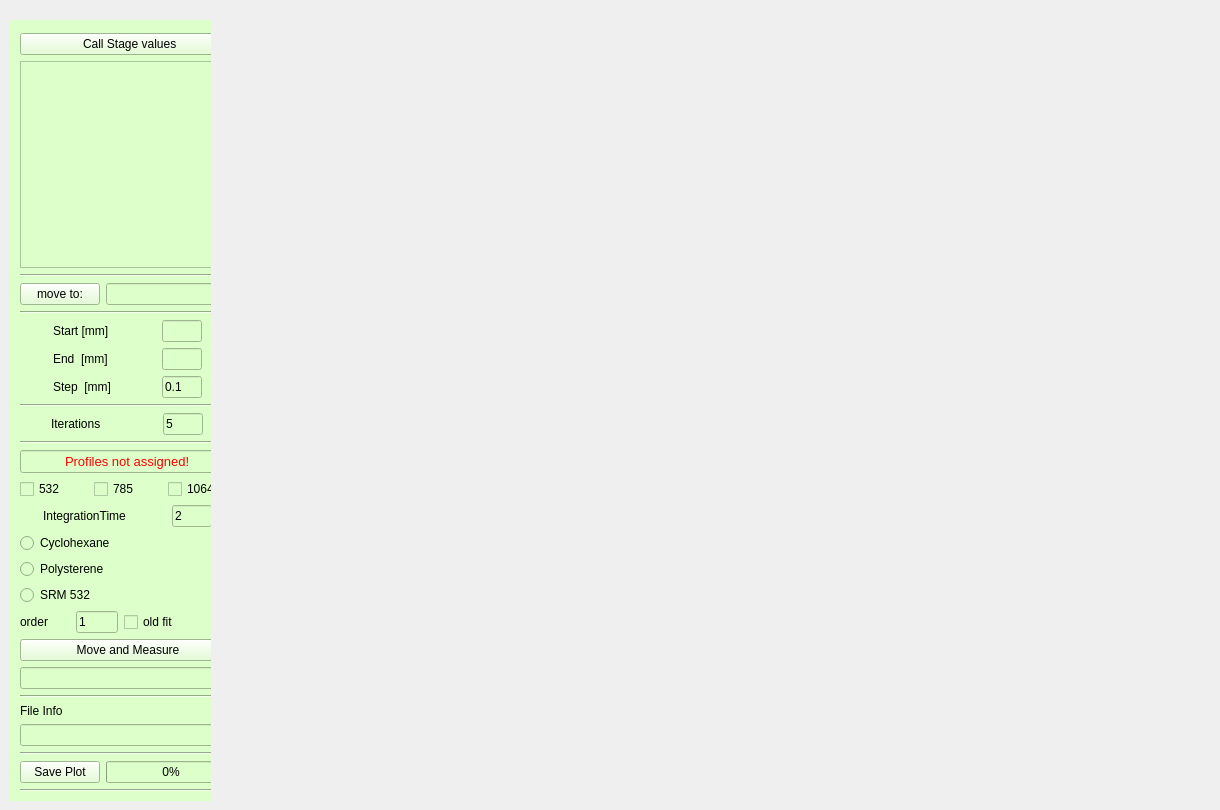
      <widget class="QWidget" name="tab_6">
       <attribute name="title">
        <string>Stage</string>
       </attribute>
       <widget class="QWidget" name="horizontalLayoutWidget_3">
        <property name="geometry">
         <rect>
          <x>10</x>
          <y>20</y>
          <width>201</width>
          <height>781</height>
         </rect>
        </property>
        <layout class="QHBoxLayout" name="horizontalLayout_51">
         <item>
          <widget class="QWidget" name="widget_5" native="true">
           <property name="styleSheet">
            <string notr="true">background-color: rgb(221, 255, 202);</string>
           </property>
           <widget class="QWidget" name="layoutWidget">
            <property name="geometry">
             <rect>
              <x>10</x>
              <y>13</y>
              <width>216</width>
              <height>759</height>
             </rect>
            </property>
            <layout class="QVBoxLayout" name="verticalLayout_15">
             <item>
              <widget class="QPushButton" name="pushButton_5">
               <property name="text">
                <string> Call Stage values</string>
               </property>
              </widget>
             </item>
             <item>
              <widget class="QTextBrowser" name="textBrowser_4">
               <property name="font">
                <font>
                 <pointsize>10</pointsize>
                </font>
               </property>
              </widget>
             </item>
             <item>
              <widget class="Line" name="line_5">
               <property name="orientation">
                <enum>Qt::Horizontal</enum>
               </property>
              </widget>
             </item>
             <item>
              <layout class="QHBoxLayout" name="horizontalLayout_39">
               <item>
                <widget class="QPushButton" name="pushButton_6">
                 <property name="text">
                  <string>move to:</string>
                 </property>
                </widget>
               </item>
               <item>
                <widget class="QLineEdit" name="lineEdit_7">
                 <property name="minimumSize">
                  <size>
                   <width>40</width>
                   <height>0</height>
                  </size>
                 </property>
                </widget>
               </item>
              </layout>
             </item>
             <item>
              <widget class="Line" name="line_6">
               <property name="orientation">
                <enum>Qt::Horizontal</enum>
               </property>
              </widget>
             </item>
             <item>
              <layout class="QHBoxLayout" name="horizontalLayout_18">
               <item>
                <widget class="QLabel" name="label_10">
                 <property name="minimumSize">
                  <size>
                   <width>30</width>
                   <height>0</height>
                  </size>
                 </property>
                 <property name="maximumSize">
                  <size>
                   <width>70</width>
                   <height>16777215</height>
                  </size>
                 </property>
                 <property name="text">
                  <string>Start [mm]</string>
                 </property>
                </widget>
               </item>
               <item>
                <widget class="QLineEdit" name="lineEdit_8">
                 <property name="maximumSize">
                  <size>
                   <width>40</width>
                   <height>16777215</height>
                  </size>
                 </property>
                </widget>
               </item>
              </layout>
             </item>
             <item>
              <layout class="QHBoxLayout" name="horizontalLayout_19">
               <item>
                <widget class="QLabel" name="label_11">
                 <property name="minimumSize">
                  <size>
                   <width>30</width>
                   <height>0</height>
                  </size>
                 </property>
                 <property name="maximumSize">
                  <size>
                   <width>70</width>
                   <height>16777215</height>
                  </size>
                 </property>
                 <property name="text">
                  <string>End  [mm]</string>
                 </property>
                </widget>
               </item>
               <item>
                <widget class="QLineEdit" name="lineEdit_9">
                 <property name="maximumSize">
                  <size>
                   <width>40</width>
                   <height>16777215</height>
                  </size>
                 </property>
                </widget>
               </item>
              </layout>
             </item>
             <item>
              <layout class="QHBoxLayout" name="horizontalLayout_38">
               <item>
                <widget class="QLabel" name="label_41">
                 <property name="minimumSize">
                  <size>
                   <width>30</width>
                   <height>0</height>
                  </size>
                 </property>
                 <property name="maximumSize">
                  <size>
                   <width>70</width>
                   <height>16777215</height>
                  </size>
                 </property>
                 <property name="text">
                  <string>Step  [mm]</string>
                 </property>
                </widget>
               </item>
               <item>
                <widget class="QLineEdit" name="lineEdit_41">
                 <property name="maximumSize">
                  <size>
                   <width>40</width>
                   <height>16777215</height>
                  </size>
                 </property>
                 <property name="text">
                  <string>0.1</string>
                 </property>
                </widget>
               </item>
              </layout>
             </item>
             <item>
              <widget class="Line" name="line_7">
               <property name="orientation">
                <enum>Qt::Horizontal</enum>
               </property>
              </widget>
             </item>
             <item>
              <layout class="QHBoxLayout" name="horizontalLayout_26">
               <item>
                <widget class="QLabel" name="label_12">
                 <property name="maximumSize">
                  <size>
                   <width>75</width>
                   <height>16777215</height>
                  </size>
                 </property>
                 <property name="text">
                  <string>Iterations</string>
                 </property>
                </widget>
               </item>
               <item>
                <widget class="QLineEdit" name="lineEdit_10">
                 <property name="minimumSize">
                  <size>
                   <width>25</width>
                   <height>0</height>
                  </size>
                 </property>
                 <property name="maximumSize">
                  <size>
                   <width>40</width>
                   <height>16777215</height>
                  </size>
                 </property>
                 <property name="text">
                  <string>5</string>
                 </property>
                </widget>
               </item>
              </layout>
             </item>
             <item>
              <widget class="Line" name="line_8">
               <property name="orientation">
                <enum>Qt::Horizontal</enum>
               </property>
              </widget>
             </item>
             <item>
              <widget class="QLineEdit" name="lineEdit_23">
               <property name="font">
                <font>
                 <pointsize>10</pointsize>
                </font>
               </property>
               <property name="styleSheet">
                <string notr="true">color: rgb(255, 0, 0);
</string>
               </property>
               <property name="text">
                <string>Profiles not assigned!</string>
               </property>
               <property name="alignment">
                <set>Qt::AlignCenter</set>
               </property>
              </widget>
             </item>
             <item>
              <layout class="QHBoxLayout" name="horizontalLayout_15">
               <item>
                <widget class="QCheckBox" name="checkBox_13">
                 <property name="text">
                  <string>532</string>
                 </property>
                </widget>
               </item>
               <item>
                <widget class="QCheckBox" name="checkBox_2">
                 <property name="text">
                  <string>785</string>
                 </property>
                </widget>
               </item>
               <item>
                <widget class="QCheckBox" name="checkBox_3">
                 <property name="text">
                  <string>1064</string>
                 </property>
                </widget>
               </item>
              </layout>
             </item>
             <item>
              <layout class="QHBoxLayout" name="horizontalLayout_61">
               <item>
                <widget class="QLabel" name="label_33">
                 <property name="minimumSize">
                  <size>
                   <width>100</width>
                   <height>0</height>
                  </size>
                 </property>
                 <property name="maximumSize">
                  <size>
                   <width>100</width>
                   <height>16777215</height>
                  </size>
                 </property>
                 <property name="text">
                  <string>IntegrationTime</string>
                 </property>
                </widget>
               </item>
               <item>
                <widget class="QLineEdit" name="lineEdit_30">
                 <property name="minimumSize">
                  <size>
                   <width>40</width>
                   <height>0</height>
                  </size>
                 </property>
                 <property name="maximumSize">
                  <size>
                   <width>40</width>
                   <height>16777215</height>
                  </size>
                 </property>
                 <property name="text">
                  <string>2</string>
                 </property>
                </widget>
               </item>
              </layout>
             </item>
             <item>
              <layout class="QVBoxLayout" name="verticalLayout_17">
               <item>
                <widget class="QRadioButton" name="radioButton_12">
                 <property name="text">
                  <string>Cyclohexane</string>
                 </property>
                </widget>
               </item>
               <item>
                <widget class="QRadioButton" name="radioButton_13">
                 <property name="text">
                  <string>Polysterene</string>
                 </property>
                </widget>
               </item>
               <item>
                <widget class="QRadioButton" name="radioButton_16">
                 <property name="text">
                  <string>SRM 532</string>
                 </property>
                </widget>
               </item>
               <item>
                <layout class="QHBoxLayout" name="horizontalLayout_36">
                 <item>
                  <widget class="QLabel" name="label_36">
                   <property name="maximumSize">
                    <size>
                     <width>50</width>
                     <height>16777215</height>
                    </size>
                   </property>
                   <property name="text">
                    <string>order</string>
                   </property>
                  </widget>
                 </item>
                 <item>
                  <widget class="QLineEdit" name="lineEdit_39">
                   <property name="maximumSize">
                    <size>
                     <width>42</width>
                     <height>16777215</height>
                    </size>
                   </property>
                   <property name="text">
                    <string>1</string>
                   </property>
                  </widget>
                 </item>
                 <item>
                  <widget class="QCheckBox" name="checkBox_5">
                   <property name="text">
                    <string>old fit</string>
                   </property>
                  </widget>
                 </item>
                </layout>
               </item>
              </layout>
             </item>
             <item>
              <widget class="QPushButton" name="pushButton_7">
               <property name="text">
                <string>Move and Measure</string>
               </property>
              </widget>
             </item>
             <item>
              <widget class="QLineEdit" name="lineEdit_16"/>
             </item>
             <item>
              <widget class="Line" name="line_13">
               <property name="orientation">
                <enum>Qt::Horizontal</enum>
               </property>
              </widget>
             </item>
             <item>
              <widget class="QLabel" name="label_14">
               <property name="text">
                <string>File Info</string>
               </property>
              </widget>
             </item>
             <item>
              <widget class="QLineEdit" name="lineEdit_12"/>
             </item>
             <item>
              <widget class="Line" name="line_4">
               <property name="orientation">
                <enum>Qt::Horizontal</enum>
               </property>
              </widget>
             </item>
             <item>
              <layout class="QHBoxLayout" name="horizontalLayout_5">
               <item>
                <widget class="QPushButton" name="pushButton_8">
                 <property name="text">
                  <string>Save Plot</string>
                 </property>
                </widget>
               </item>
               <item>
                <widget class="QProgressBar" name="progressBar_8">
                 <property name="value">
                  <number>0</number>
                 </property>
                </widget>
               </item>
              </layout>
             </item>
             <item>
              <widget class="Line" name="line_9">
               <property name="orientation">
                <enum>Qt::Horizontal</enum>
               </property>
              </widget>
             </item>
            </layout>
           </widget>
          </widget>
         </item>
        </layout>
       </widget>
       <widget class="QWidget" name="layoutWidget_5">
        <property name="geometry">
         <rect>
          <x>230</x>
          <y>20</y>
          <width>981</width>
          <height>761</height>
         </rect>
        </property>
        <layout class="QVBoxLayout" name="verticalLayout_26">
         <item>
          <layout class="QHBoxLayout" name="horizontalLayout_22">
           <item>
            <widget class="QWidget" name="widget_14" native="true">
             <property name="sizePolicy">
              <sizepolicy hsizetype="Fixed" vsizetype="Fixed">
               <horstretch>0</horstretch>
               <verstretch>0</verstretch>
              </sizepolicy>
             </property>
             <property name="minimumSize">
              <size>
               <width>0</width>
               <height>200</height>
              </size>
             </property>
            </widget>
           </item>
          </layout>
         </item>
         <item>
          <layout class="QHBoxLayout" name="horizontalLayout_52">
           <item>
            <widget class="QWidget" name="widget_15" native="true">
             <property name="sizePolicy">
              <sizepolicy hsizetype="Fixed" vsizetype="Fixed">
               <horstretch>0</horstretch>
               <verstretch>0</verstretch>
              </sizepolicy>
             </property>
             <property name="minimumSize">
              <size>
               <width>0</width>
               <height>200</height>
              </size>
             </property>
            </widget>
           </item>
          </layout>
         </item>
        </layout>
       </widget>
      </widget>
